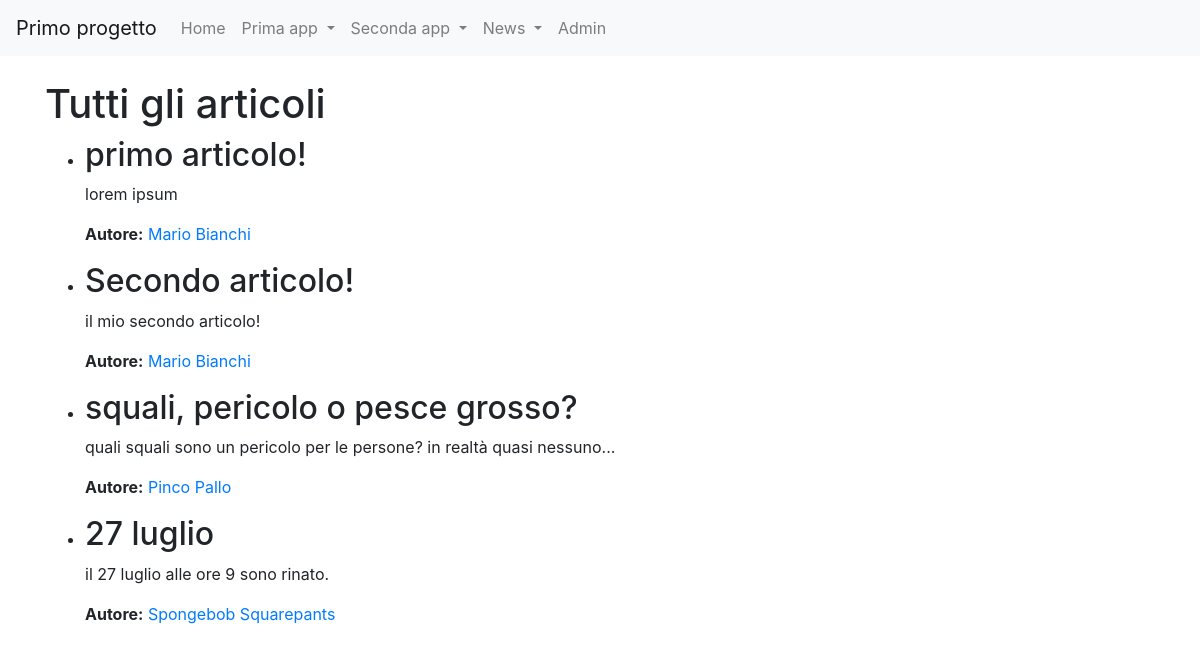
/news/lista_articoli/, run on the app's committed database.
### news/models.py (models this page shows, shortened)
class Article(models.Model):
    titolo = models.CharField(max_length=200)
    contenuto = models.TextField()
    giornalista = models.ForeignKey(Giornalista, on_delete=models.CASCADE, related_name='articoli')
    visualizzazioni = models.IntegerField(default=0)
    data_pubblicazione = models.DateField()
    class Meta:
        verbose_name = "Articolo"
        verbose_name_plural = "Articoli"

class Giornalista(models.Model):
    nome = models.CharField(max_length=100)
    cognome = models.CharField(max_length=100)
    data_nascita = models.DateField()
    class Meta:
        verbose_name = "Giornalista"
        verbose_name_plural = "Giornalisti"

### news/views.py (the view)
# urls.py: path('lista_articoli/', listaArticoli, name='lista_articoli'),
def listaArticoli(request, pk=None):
    if pk is None:
        articoli = Article.objects.all()
        titolo_pagina = "Tutti gli articoli"
        giornalista_selezionato = None
    else:
        giornalista_selezionato = get_object_or_404(Giornalista, pk=pk)
        articoli = Article.objects.filter(giornalista=giornalista_selezionato)
        titolo_pagina = f"Articoli scritti da {giornalista_selezionato.nome} {giornalista_selezionato.cognome}"
    context = {
        'articoli': articoli,
        'titolo_pagina': titolo_pagina,
        'giornalista_selezionato': giornalista_selezionato,
    }
    return render(request, 'news/lista_articoli.html', context)

### news/templates/news/lista_articoli.html (shortened to what this page needs)
{% extends 'base.html'%}
{% block content %}
    <h1>{{ titolo_pagina }}</h1>
    {% if articoli %}
        <ul>
            {% for articolo in articoli %}
                <li>
                    <h2>{{ articolo.titolo }}</h2>
                    <p>{{ articolo.contenuto }}</p>
                    <p>
                        <strong>Autore:</strong>
                        <a href="{% url 'news:lista_articoli_giornalista' articolo.giornalista.pk %}">
                            {{ articolo.giornalista.nome }} {{ articolo.giornalista.cognome }}
                        </a>
                    </p>
                </li>
            {% endfor %}
        </ul>
    {% else %}
        <p>Nessun articolo trovato.</p>
    {% endif %}
{% endblock content %}

### data on the page
Article: titolo "primo articolo!", contenuto "lorem ipsum", giornalista.nome "Mario", giornalista.cognome "Bianchi"
Article: titolo "Secondo articolo!", contenuto "il mio secondo articolo!", giornalista.nome "Mario", giornalista.cognome "Bianchi"
Article: titolo "squali, pericolo o pesce grosso?", contenuto "quali squali sono un pericolo per le persone? in realtà quasi nessuno...", giornalista.nome "Pinco", giornalista.cognome "Pallo"
Article: titolo "27 luglio", contenuto "il 27 luglio alle ore 9 sono rinato.", giornalista.nome "Spongebob", giornalista.cognome "Squarepants"

### other printed values
{{ titolo_pagina }} "Tutti gli articoli"
